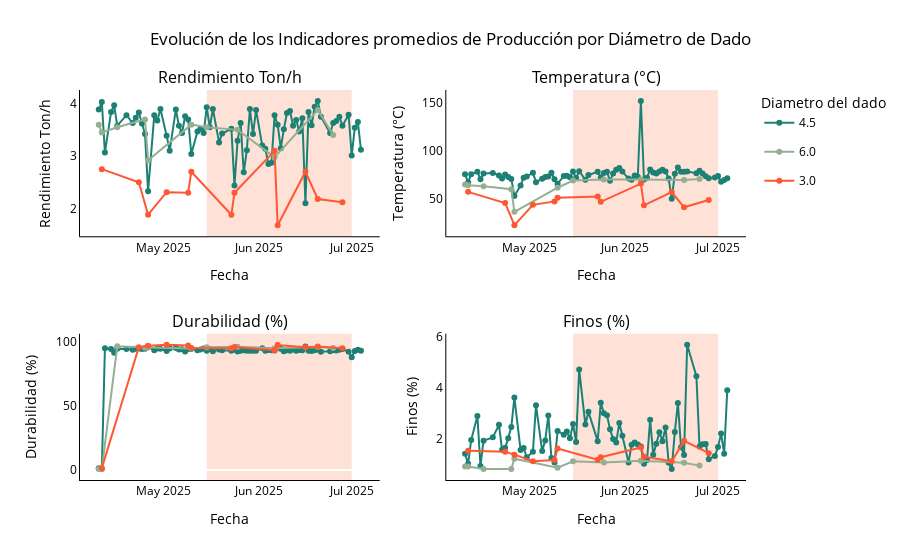

Source (notebook cell):
### Code cell
f = plot_multi_metric_line_dashboard_by_category(
    df=df_fecha_dado,
    date_col="FECHA",
    category_col="Diametro del dado",
    metrics=[
        ("rend_ton_hor_mean", "Rendimiento Ton/h"),
        ("temp_mean", "Temperatura (°C)"),
        ("durabilidad_mean", "Durabilidad (%)"),
        ("finos_mean", "Finos (%)")
    ],
    title="Evolución de los Indicadores promedios de Producción por Diámetro de Dado",
    vrect_range=("2025-05-15", "2025-07-01")
)
f.show()
s3.save_plotly_html(f,'summary_line_dashboard_by_diametro_simple_legend.html')
